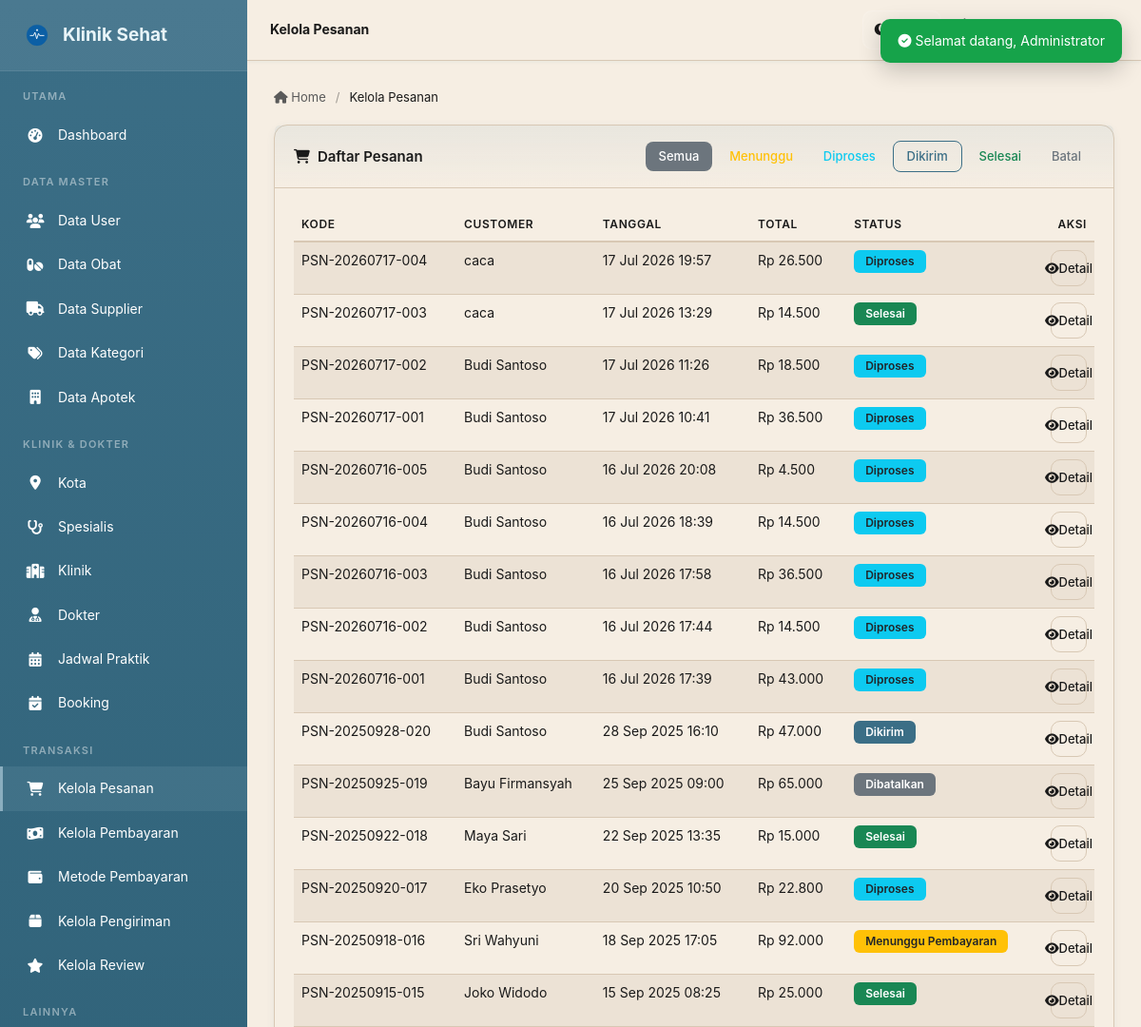
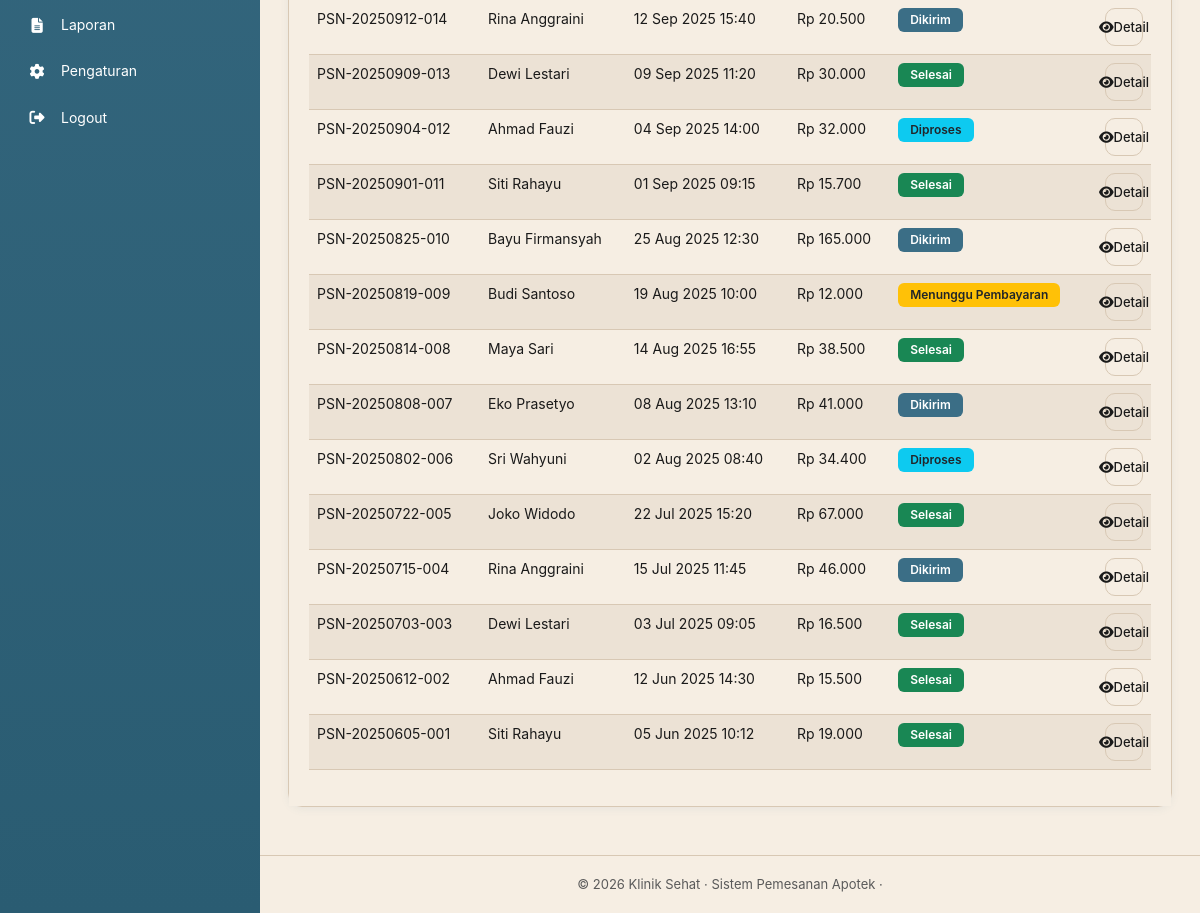
Page /Klinik/admin/pesanan/index.php (signed in) on the committed database (2 pictures, top to bottom).
### tables this page shows
CREATE TABLE `pesanan` (
  `id_pesanan` int(11) UNSIGNED NOT NULL,
  `kode_pesanan` varchar(30) NOT NULL,
  `id_user` int(11) UNSIGNED NOT NULL,
  `tanggal` datetime NOT NULL DEFAULT current_timestamp(),
  `total` decimal(12,2) NOT NULL DEFAULT 0.00,
  `status` enum('Menunggu Pembayaran','Diproses','Dikirim','Selesai','Dibatalkan') NOT NULL DEFAULT 'Menunggu Pembayaran'
);

CREATE TABLE `users` (
  `id_user` int(11) UNSIGNED NOT NULL,
  `nama` varchar(100) NOT NULL,
  `email` varchar(100) NOT NULL,
  `password` varchar(255) NOT NULL,
  `no_hp` varchar(20) DEFAULT NULL,
  `alamat` text DEFAULT NULL,
  `birthdate` date DEFAULT NULL,
  `role` enum('admin','customer') NOT NULL DEFAULT 'customer',
  `created_at` datetime NOT NULL DEFAULT current_timestamp()
);

### Klinik/admin/pesanan/index.php (the view, shortened to what this page needs)
<?php
require_once '../../config/koneksi.php';
$filter = clean($_GET['status'] ?? '');
$pesanan = [];
if ($filter) {
    $stmt = $pdo->prepare("SELECT p.*, u.nama FROM pesanan p JOIN users u ON u.id_user=p.id_user WHERE p.status = ? ORDER BY p.tanggal DESC");
    $stmt->execute([$filter]);
    $pesanan = $stmt->fetchAll();
} else {
    $pesanan = $pdo->query("SELECT p.*, u.nama FROM pesanan p JOIN users u ON u.id_user=p.id_user ORDER BY p.tanggal DESC")->fetchAll();
}
require_once '../../includes/header_admin.php';
?>
<div class="card">
    <div class="card-header">
        <span><i class="fas fa-shopping-cart me-2"></i>Daftar Pesanan</span>
        <div>
            <a href="?status=" class="btn btn-sm btn-outline-secondary <?= $filter==''?'active':'' ?>">Semua</a>
            <a href="?status=Menunggu%20Pembayaran" class="btn btn-sm btn-outline-warning <?= $filter=='Menunggu Pembayaran'?'active':'' ?>">Menunggu</a>
            <a href="?status=Diproses" class="btn btn-sm btn-outline-info <?= $filter=='Diproses'?'active':'' ?>">Diproses</a>
            <a href="?status=Dikirim" class="btn btn-sm btn-outline-primary <?= $filter=='Dikirim'?'active':'' ?>">Dikirim</a>
            <a href="?status=Selesai" class="btn btn-sm btn-outline-success <?= $filter=='Selesai'?'active':'' ?>">Selesai</a>
            <a href="?status=Dibatalkan" class="btn btn-sm btn-outline-secondary <?= $filter=='Dibatalkan'?'active':'' ?>">Batal</a>
        </div>
    </div>
    <div class="card-body">
        <table id="table" class="table table-hover" style="width:100%">
            <thead><tr><th>Kode</th><th>Customer</th><th>Tanggal</th><th>Total</th><th>Status</th><th class="text-end">Aksi</th></tr></thead>
            <tbody>
            <?php foreach ($pesanan as $p): ?>
                <tr>
                    <td><?= e($p['kode_pesanan']) ?></td>
                    <td><?= e($p['nama']) ?></td>
                    <td><?= tgl_waktu($p['tanggal']) ?></td>
                    <td><?= rupiah($p['total']) ?></td>
                    <td><?= status_badge($p['status']) ?></td>
                    <td class="text-end">
                        <a href="<?= BASE_URL ?>admin/pesanan/detail.php?id=<?= $p['id_pesanan'] ?>" class="btn btn-sm btn-primary"><i class="fas fa-eye"></i> Detail</a>
                    </td>
                </tr>
            <?php endforeach; ?>
            </tbody>
        </table>
    </div>
</div>
<?php
require_once '../../includes/footer_admin.php';

### Klinik/functions/functions.php (shortened to what this page needs)
<?php
function e($str) {
    return htmlspecialchars((string)($str ?? ''), ENT_QUOTES, 'UTF-8');
}
function clean($str) {
    return trim(strip_tags((string)($str ?? '')));
}
function rupiah($n) {
    return 'Rp ' . number_format((float)$n, 0, ',', '.');
}
function tgl_waktu($datetime) {
    return date('d M Y H:i', strtotime($datetime));
}
function status_badge($status) {
    $map = [
        'Menunggu Pembayaran' => 'bg-warning text-dark',
        'Diproses'            => 'bg-info text-dark',
        'Dikirim'             => 'bg-primary',
        'Selesai'             => 'bg-success',
        'Dibatalkan'          => 'bg-secondary',
        'Menunggu'            => 'bg-warning text-dark',
        'Lunas'               => 'bg-success',
        'Ditolak'             => 'bg-danger',
        'Dikemas'             => 'bg-info text-dark',
        'Diterima'            => 'bg-success',
        'Gagal'               => 'bg-danger',
        'belum dibaca'        => 'bg-danger',
        'dibaca'              => 'bg-secondary',
    ];
    $cls = $map[$status] ?? 'bg-secondary';
    return '<span class="badge ' . $cls . '">' . e($status) . '</span>';
}

### Klinik/assets/css/style.css (style rules this page uses)
:root { --primary: #3b6e86; --primary-dark: #2e5564; --primary-light: #8aaebf; --bg: #ede4d1; --surface: #f6eee3; --surface-alt: #ece2d5; --text: #1a1a1a; --text-muted: #5a5a5a; --border: #d8c8b4; --sidebar-bg: #3b6e86; --sidebar-dark: #2a5c72; --sidebar-text: #e8f4f8; --sidebar-hover: rgba(138,174,191,.15); --success: #2d8a5e; --danger: #c0392b; --warning: #d4a017; --info: #6f9ab1; --shadow: 0 2px 8px rgba(59,110,134,.08); --shadow-lg: 0 8px 24px rgba(59,110,134,.16); --radius: 14px; --transition: all .25s ease; }
* { box-sizing: border-box; }
body { background: var(--bg); color: var(--text); font-family: 'Inter', 'Segoe UI', system-ui, -apple-system, sans-serif; margin: 0; font-size: 14px; line-height: 1.6; }
a { text-decoration: none; color: var(--primary); transition: var(--transition); }
.card { background: var(--surface); border: 1px solid var(--border); border-radius: var(--radius); box-shadow: var(--shadow); margin-bottom: 20px; transition: var(--transition); }
.card-header { padding: 16px 20px; border-bottom: 1px solid var(--border); font-weight: 600; display: flex; justify-content: space-between; align-items: center; font-size: 15px; background: linear-gradient(180deg, rgba(138,174,191,.12) 0%, transparent 100%); }
.card-body { padding: 20px; }
.btn { border-radius: 8px; font-size: 14px; font-weight: 500; transition: var(--transition); border: none; }
.btn-primary, .bg-primary, .badge.bg-primary, .border-primary, .table .badge.bg-primary, .table td.bg-primary, .table th.bg-primary { background-color: var(--primary) !important; background: var(--primary) !important; border-color: var(--primary) !important; color: #fff !important; }
.btn-primary { background: var(--primary); color: #fff; }
.btn-outline-primary { border: 1.5px solid var(--primary); color: var(--primary); background: transparent; }
.btn-sm:has(> i:only-child), .btn-sm:has(> span > i:only-child), .btn-sm:has(> svg:only-child), .btn-sm:has(> span > svg:only-child) { background: transparent !important; border: 1px solid var(--border) !important; color: var(--text) !important; width: 38px; height: 38px; min-width: 38px; padding: 0; display: inline-flex; align-items: center; justify-content: center; border-radius: 10px; }
.btn-sm:has(> i:only-child) i, .btn-sm:has(> span > i:only-child) i, .btn-sm:has(> svg:only-child) svg, .btn-sm:has(> span > svg:only-child) svg { margin: 0; }
.btn-sm { padding: 6px 14px; font-size: 13px; white-space: nowrap; }
.table { color: var(--text); }
.table > :not(caption) > * > * { background: transparent; }
.table thead th { border-bottom: 2px solid var(--border); font-size: 12px; text-transform: uppercase; letter-spacing: .6px; color: var(--text-muted); font-weight: 600; background: rgba(138,174,191,.08); }
.badge { padding: 6px 12px; border-radius: 6px; font-size: 12px; font-weight: 600; }
.badge.bg-primary { background-color: var(--primary) !important; background: var(--primary) !important; border-color: var(--primary) !important; color: #fff !important; }
.card, .card-body, .modal-content, .dropdown-menu, .table, .table th, .table td, .dataTables_wrapper, .dataTables_scrollHeadInner, .dataTables_scrollBody, .form-control, .form-select, .main, .content, .breadcrumb-custom { background: var(--surface); color: var(--text); }
.table { border-color: var(--border); }
.table th, .table td, .dataTables_wrapper .dataTables_scrollBody table td, .dataTables_wrapper .dataTables_scrollBody table th { background-color: transparent !important; color: var(--text); }
.table thead th { background: rgba(138,174,191,.08); color: var(--text); }
.table tbody tr:nth-of-type(odd) { background: var(--surface-alt); }

### rows in the picture
pesanan: kode_pesanan "PSN-20260717-004", id_user.nama "caca", tanggal "17 Jul 2026 19:57", total "Rp 26.500", status "Diproses"
pesanan: kode_pesanan "PSN-20260717-003", id_user.nama "caca", tanggal "17 Jul 2026 13:29", total "Rp 14.500", status "Selesai"
pesanan: kode_pesanan "PSN-20260717-002", id_user.nama "Budi Santoso", tanggal "17 Jul 2026 11:26", total "Rp 18.500", status "Diproses"
pesanan: kode_pesanan "PSN-20260717-001", id_user.nama "Budi Santoso", tanggal "17 Jul 2026 10:41", total "Rp 36.500", status "Diproses"
pesanan: kode_pesanan "PSN-20260716-005", id_user.nama "Budi Santoso", tanggal "16 Jul 2026 20:08", total "Rp 4.500", status "Diproses"
pesanan: kode_pesanan "PSN-20260716-004", id_user.nama "Budi Santoso", tanggal "16 Jul 2026 18:39", total "Rp 14.500", status "Diproses"
pesanan: kode_pesanan "PSN-20260716-003", id_user.nama "Budi Santoso", tanggal "16 Jul 2026 17:58", total "Rp 36.500", status "Diproses"
pesanan: kode_pesanan "PSN-20260716-002", id_user.nama "Budi Santoso", tanggal "16 Jul 2026 17:44", total "Rp 14.500", status "Diproses"
pesanan: kode_pesanan "PSN-20260716-001", id_user.nama "Budi Santoso", tanggal "16 Jul 2026 17:39", total "Rp 43.000", status "Diproses"
pesanan: kode_pesanan "PSN-20250928-020", id_user.nama "Budi Santoso", tanggal "28 Sep 2025 16:10", total "Rp 47.000", status "Dikirim"
pesanan: kode_pesanan "PSN-20250925-019", id_user.nama "Bayu Firmansyah", tanggal "25 Sep 2025 09:00", total "Rp 65.000", status "Dibatalkan"
pesanan: kode_pesanan "PSN-20250922-018", id_user.nama "Maya Sari", tanggal "22 Sep 2025 13:35", total "Rp 15.000", status "Selesai"
pesanan: kode_pesanan "PSN-20250920-017", id_user.nama "Eko Prasetyo", tanggal "20 Sep 2025 10:50", total "Rp 22.800", status "Diproses"
pesanan: kode_pesanan "PSN-20250918-016", id_user.nama "Sri Wahyuni", tanggal "18 Sep 2025 17:05", total "Rp 92.000", status "Menunggu Pembayaran"
pesanan: kode_pesanan "PSN-20250915-015", id_user.nama "Joko Widodo", tanggal "15 Sep 2025 08:25", total "Rp 25.000", status "Selesai"
pesanan: kode_pesanan "PSN-20250912-014", id_user.nama "Rina Anggraini", tanggal "12 Sep 2025 15:40", total "Rp 20.500", status "Dikirim"
pesanan: kode_pesanan "PSN-20250909-013", id_user.nama "Dewi Lestari", tanggal "09 Sep 2025 11:20", total "Rp 30.000", status "Selesai"
pesanan: kode_pesanan "PSN-20250904-012", id_user.nama "Ahmad Fauzi", tanggal "04 Sep 2025 14:00", total "Rp 32.000", status "Diproses"
pesanan: kode_pesanan "PSN-20250901-011", id_user.nama "Siti Rahayu", tanggal "01 Sep 2025 09:15", total "Rp 15.700", status "Selesai"
pesanan: kode_pesanan "PSN-20250825-010", id_user.nama "Bayu Firmansyah", tanggal "25 Aug 2025 12:30", total "Rp 165.000", status "Dikirim"
pesanan: kode_pesanan "PSN-20250819-009", id_user.nama "Budi Santoso", tanggal "19 Aug 2025 10:00", total "Rp 12.000", status "Menunggu Pembayaran"
pesanan: kode_pesanan "PSN-20250814-008", id_user.nama "Maya Sari", tanggal "14 Aug 2025 16:55", total "Rp 38.500", status "Selesai"
pesanan: kode_pesanan "PSN-20250808-007", id_user.nama "Eko Prasetyo", tanggal "08 Aug 2025 13:10", total "Rp 41.000", status "Dikirim"
pesanan: kode_pesanan "PSN-20250802-006", id_user.nama "Sri Wahyuni", tanggal "02 Aug 2025 08:40", total "Rp 34.400", status "Diproses"
pesanan: kode_pesanan "PSN-20250722-005", id_user.nama "Joko Widodo", tanggal "22 Jul 2025 15:20", total "Rp 67.000", status "Selesai"
pesanan: kode_pesanan "PSN-20250715-004", id_user.nama "Rina Anggraini", tanggal "15 Jul 2025 11:45", total "Rp 46.000", status "Dikirim"
pesanan: kode_pesanan "PSN-20250703-003", id_user.nama "Dewi Lestari", tanggal "03 Jul 2025 09:05", total "Rp 16.500", status "Selesai"
pesanan: kode_pesanan "PSN-20250612-002", id_user.nama "Ahmad Fauzi", tanggal "12 Jun 2025 14:30", total "Rp 15.500", status "Selesai"
pesanan: kode_pesanan "PSN-20250605-001", id_user.nama "Siti Rahayu", tanggal "05 Jun 2025 10:12", total "Rp 19.000", status "Selesai"

### other values in the picture
$page_title "Kelola Pesanan"
